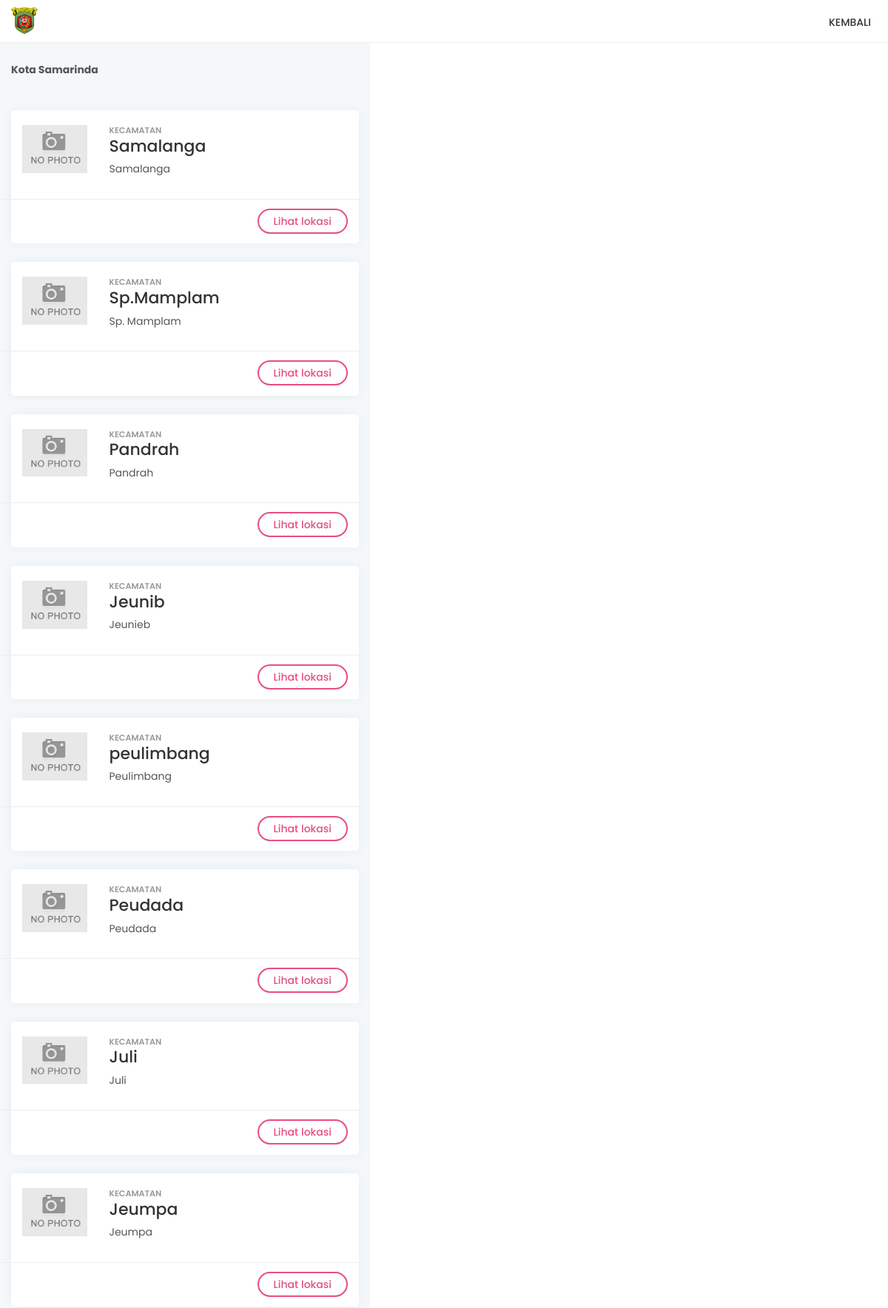
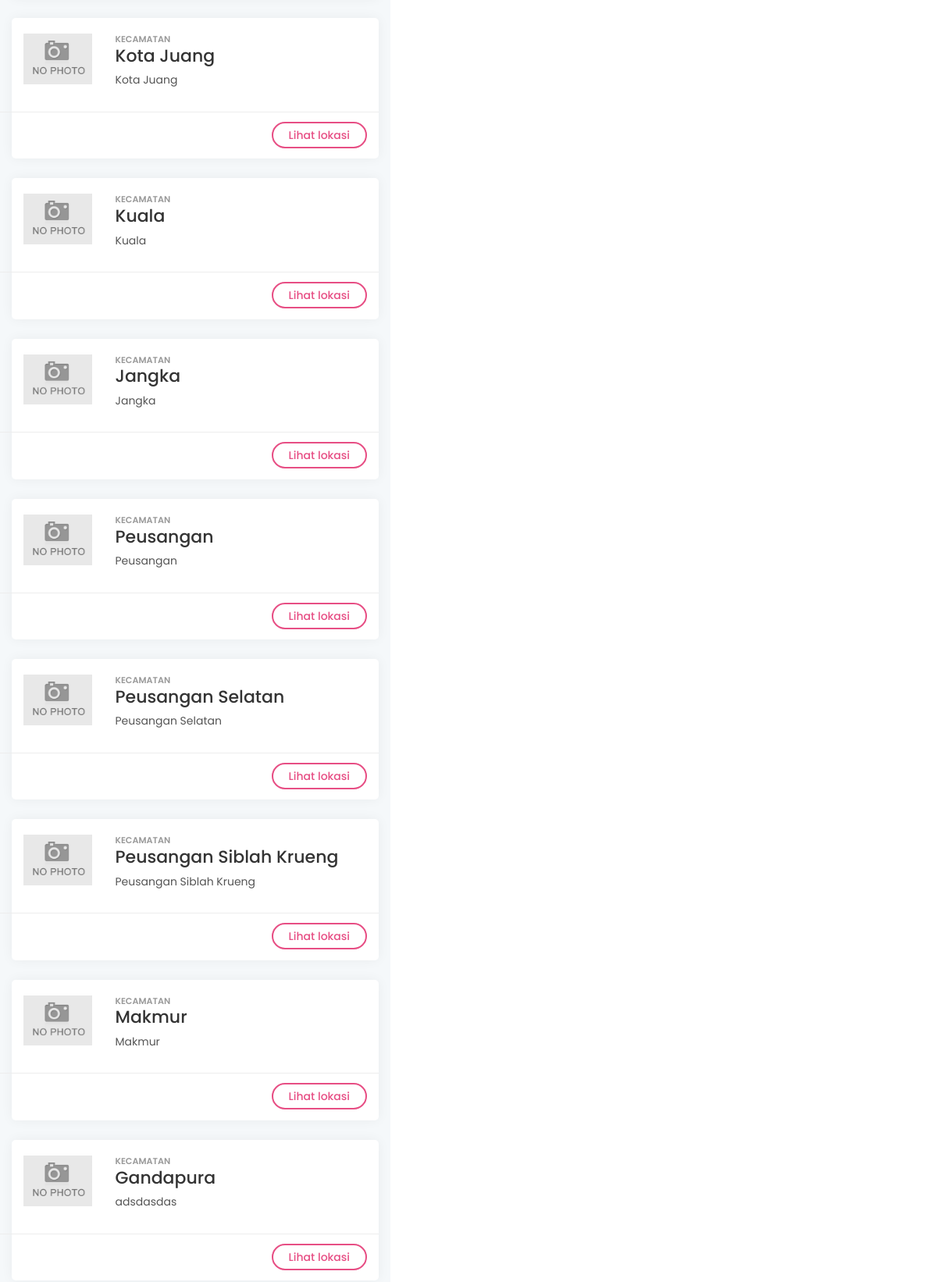
/peta_kecamatan.php (upper part), run on the app's committed database (2 pictures, top to bottom).
### tables this page shows
CREATE TABLE `kecamatan` (
  `kecamatan_id` int(11) NOT NULL,
  `kecamatan_nama` varchar(100) NOT NULL,
  `kecamatan_alamat` varchar(100) NOT NULL,
  `kecamatan_latitude` varchar(100) NOT NULL,
  `kecamatan_longtitude` varchar(100) NOT NULL,
  `kecamatan_foto` varchar(200) NOT NULL
);

### peta_kecamatan.php (the view, shortened to what this page needs)
<!DOCTYPE html>
<html lang="en">
<head>
  <link href="assets_front/css/bootstrap.min.css" rel="stylesheet">
  <link href="assets_front/css/style.css" rel="stylesheet">
  <link href="assets_front/css/menu.css" rel="stylesheet">
  <link href="assets_front/css/vendors.css" rel="stylesheet">
  <link href="assets_front/css/icon_fonts/css/all_icons_min.css" rel="stylesheet">
  <link href="assets_front/css/custom.css" rel="stylesheet">
</head>
<body>
<div id="page">
  <header class="header_map Fixed">
    <div class="container-fluid">
      <div class="row">
        <div class="col-lg-3 col-6">
          <div id="logo">
            <a href="index.php" title="Findoctor">
              <img src="gambar/smd.png" data-retina="true" alt="" width="36" height="36">
            </a>
          </div>
        </div>
        <div class="col-lg-9 col-6">
          <nav id="menu" class="main-menu">
            <ul>
              <li><span><a href="index.php"><span class="icon-left-big"></span> KEMBALI</a></span></li>
            </ul>
          </nav>
        </div>
      </div>
    </div>
  </header>
  <div class="container-fluid full-height">
    <div class="row row-height">
      <div class="col-lg-5 content-left">
        <div class="filters_listing map_listing"></div>
        <p>
          <b>Kota Samarinda</b>
        </p>
        <br/>
        <?php
        include 'koneksi.php';
        if(isset($_GET['cari'])){
          $cari = $_GET['cari'];
          $kecamatan = mysqli_query($koneksi,"select * from kecamatan where kecamatan_nama like '%$cari%'");
        }else{
          $kecamatan = mysqli_query($koneksi,"select * from kecamatan");
        }
        while($p=mysqli_fetch_array($kecamatan)){
          ?>
          <div class="strip_list" style="padding: 20px 15px 15px 15px">
            <div class="row">
              <div class="col-lg-3 col-md-3 col-sm-3 col-xs-3">
                <a href="detail-page.html">
                  <?php if($p['kecamatan_foto']!=""){
                    ?>
                    <img class="img-responsive" style="width: 100%" src="gambar/<?php echo $p['kecamatan_foto']; ?>" alt="">
                  <?php }else{ ?>
                    <img class="img-responsive" style="width: 100%" src="gambar/no_image_xxxxx.png" alt="">
                  <?php } ?>
                </a>
              </div>
              <div class="col-lg-9 col-md-9 col-sm-9 col-xs-9">
                <small>Kecamatan</small>
                <h3><?php echo $p['kecamatan_nama']; ?></h3>
                <p><?php echo $p['kecamatan_alamat']; ?></p>
              </div>
            </div>
            <ul>
              <li><a href="peta_kecamatan.php?<?php if(isset($_GET['cari'])){echo "cari=".$_GET['cari']."&";} ?>id=<?php echo $p['kecamatan_id']; ?>">Lihat lokasi</a></li>
            </ul>
          </div>
        <?php } ?>
      </div>
      <div class="col-lg-7 map-right Fixed">
        <div id="map" style="width: 100%;height: 100%"></div>
      </div>
    </div>
  </div>
</div>
</body>
</html>

### assets_front/css/style.css (style rules this page uses)
a,a:focus,a:hover { text-decoration:none;outline:0 }
#app_section small,#hero_video .content h3,.box_feat h3,.box_list small,.hero_home .content h3,.main_title h2,.main_title_2 h3,.main_title_3 h3,.main_title_4 h3,.marker_info small,.sbSelector:hover,.sbSelector:link,.sbSelector:visited,.strip_list small,.switch-field label,footer h5 { text-transform:uppercase }
.sbOptions,ol,ul,ul#cat_nav { list-style:none }
html * { -webkit-font-smoothing:antialiased;-moz-osx-font-smoothing:grayscale }
body { background:#fff;font-size:14px;font-size:.875rem;line-height:1.4;font-family:Poppins,Helvetica,sans-serif;color:#555 }
h1,h2,h3,h4,h5,h6 { color:#333 }
ol,ul { margin:0 0 25px;padding:0 }
p { margin-bottom:25px }
a { color:#e74e84;-moz-transition:all .5s ease-in-out;-o-transition:all .5s ease-in-out;-webkit-transition:all .5s ease-in-out;-ms-transition:all .5s ease-in-out;transition:all .5s ease-in-out }
footer,header { background-color:#fff }
header { min-height:55px;padding:10px 0;border-bottom:1px solid transparent }
header.header_map,header.header_sticky.sticky,header.static { border-bottom:1px solid #ededed }
header.header_map { width:100%;position:fixed;left:0;top:0;z-index:2 }
.strip_list,a.box_cat_home { -webkit-box-shadow:0 0 15px 0 rgba(0,0,0,.05) }
.box_list.home ul li:first-child,.box_list.home ul li:last-child,.box_list.home ul li:nth-child(2),.strip_list h3,a.wish_bt { display:inline-block }
#review_summary,.strip_list { -webkit-border-radius:5px;-moz-border-radius:5px;-ms-border-radius:5px }
.datepicker .day:hover,.strip_list ul li:last-child a { -moz-transition:all .3s ease-in-out;-o-transition:all .3s ease-in-out;-webkit-transition:all .3s ease-in-out;-ms-transition:all .3s ease-in-out }
.strip_list { margin-bottom:25px;background-color:#fff;padding:20px 15px 15px 115px;border-radius:5px;position:relative;-moz-box-shadow:0 0 15px 0 rgba(0,0,0,.05);box-shadow:0 0 15px 0 rgba(0,0,0,.05) }
.strip_list h3 { font-size:22px;font-size:1.375rem;margin-top:0;margin-right:10px }
.strip_list p { margin-bottom:15px }
.strip_list small { color:#999;display:block;font-weight:600 }
.strip_list ul { border-top:1px solid #ededed;margin:15px -15px -15px -115px;padding:20px 15px }
.strip_list ul li { display:inline-block;margin-right:5px;font-weight:500 }
.strip_list ul li a { color:#999;cursor:pointer }
.strip_list ul li:last-child { float:right;margin-right:0 }
.strip_list ul li:last-child a { border:2px solid #e74e84;color:#e74e84;cursor:pointer;padding:5px 20px;transition:all .3s ease-in-out;-webkit-border-radius:30px;-moz-border-radius:30px;-ms-border-radius:30px;border-radius:30px }
.full-height { height:100% }
.row-height { height:100%;min-height:100% }
.map-right { height:100%;min-height:100%;padding:0;position:fixed;top:0;right:0;z-index:0 }
.content-left { height:100%;min-height:100%;overflow-y:scroll;padding-top:55px;background-color:#f5f8fa }
.filters_listing { border-bottom:1px solid #e1e8ed;padding:15px 0 }
.filters_listing.map_listing { border-bottom:none }

### assets_front/css/menu.css (style rules this page uses)
@media only screen and (min-width:992px) { nav#menu.main-menu { display:block!important } }
@media only screen and (min-width:992px) { #mm-menu.main-menu,header .btn_mobile { display:none!important } }
@media only screen and (min-width:992px) { .main-menu { position:relative;z-index:9;width:auto;top:11px;float:right;-moz-transition:all .3s ease-in-out;-o-transition:all .3s ease-in-out;-webkit-transition:all .3s ease-in-out;-ms-transition:all .3s ease-in-out;transition:all .3s ease-in-out;color:#fff } }
@media only screen and (min-width:992px) { .main-menu ul,.main-menu ul li { position:relative;display:inline-block;margin:0;padding:0 } }
@media only screen and (min-width:992px) { .main-menu ul a,.main-menu ul li a { position:relative;margin:0;display:block;padding:5px 10px;white-space:nowrap } }
@media only screen and (min-width:992px) { .main-menu>ul>li span>a { color:#333;padding:0 8px 17px;font-size:14px;font-size:.875rem;font-weight:500 } }

### peta_kecamatan.php (style rules this page uses)
html, body { height: 100%; }

### data on the page
kecamatan: kecamatan_nama "Samalanga", kecamatan_alamat "Samalanga"
kecamatan: kecamatan_nama "Sp.Mamplam", kecamatan_alamat "Sp. Mamplam"
kecamatan: kecamatan_nama "Pandrah", kecamatan_alamat "Pandrah"
kecamatan: kecamatan_nama "Jeunib", kecamatan_alamat "Jeunieb"
kecamatan: kecamatan_foto (placeholder picture), kecamatan_nama "peulimbang", kecamatan_alamat "Peulimbang"
kecamatan: kecamatan_foto (placeholder picture), kecamatan_nama "Peudada", kecamatan_alamat "Peudada"
kecamatan: kecamatan_foto (placeholder picture), kecamatan_nama "Juli", kecamatan_alamat "Juli"
kecamatan: kecamatan_foto (placeholder picture), kecamatan_nama "Jeumpa", kecamatan_alamat "Jeumpa"
kecamatan: kecamatan_foto (placeholder picture), kecamatan_nama "Kota Juang", kecamatan_alamat "Kota Juang"
kecamatan: kecamatan_foto (placeholder picture), kecamatan_nama "Kuala", kecamatan_alamat "Kuala"
kecamatan: kecamatan_foto (placeholder picture), kecamatan_nama "Jangka", kecamatan_alamat "Jangka"
kecamatan: kecamatan_foto (placeholder picture), kecamatan_nama "Peusangan", kecamatan_alamat "Peusangan"
kecamatan: kecamatan_foto (placeholder picture), kecamatan_nama "Peusangan Selatan", kecamatan_alamat "Peusangan Selatan"
kecamatan: kecamatan_foto (placeholder picture), kecamatan_nama "Peusangan Siblah Krueng", kecamatan_alamat "Peusangan Siblah Krueng"
kecamatan: kecamatan_foto (placeholder picture), kecamatan_nama "Makmur", kecamatan_alamat "Makmur"
kecamatan: kecamatan_foto (placeholder picture), kecamatan_nama "Gandapura", kecamatan_alamat "adsdasdas"
